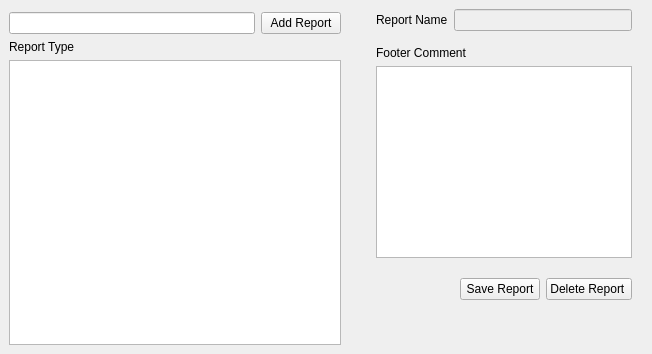
             <widget class="QWidget" name="icpReportType">
              <layout class="QHBoxLayout" name="horizontalLayout_14">
               <property name="leftMargin">
                <number>0</number>
               </property>
               <property name="topMargin">
                <number>0</number>
               </property>
               <property name="rightMargin">
                <number>0</number>
               </property>
               <property name="bottomMargin">
                <number>0</number>
               </property>
               <item>
                <widget class="QWidget" name="icpReports" native="true">
                 <property name="minimumSize">
                  <size>
                   <width>350</width>
                   <height>0</height>
                  </size>
                 </property>
                 <property name="maximumSize">
                  <size>
                   <width>300</width>
                   <height>16777215</height>
                  </size>
                 </property>
                 <property name="styleSheet">
                  <string notr="true"/>
                 </property>
                 <layout class="QVBoxLayout" name="verticalLayout_12">
                  <property name="topMargin">
                   <number>12</number>
                  </property>
                  <item>
                   <widget class="QWidget" name="widget_31" native="true">
                    <property name="minimumSize">
                     <size>
                      <width>0</width>
                      <height>0</height>
                     </size>
                    </property>
                    <layout class="QHBoxLayout" name="horizontalLayout_15">
                     <property name="spacing">
                      <number>-1</number>
                     </property>
                     <property name="leftMargin">
                      <number>0</number>
                     </property>
                     <property name="topMargin">
                      <number>0</number>
                     </property>
                     <property name="rightMargin">
                      <number>0</number>
                     </property>
                     <property name="bottomMargin">
                      <number>0</number>
                     </property>
                     <item>
                      <widget class="QLineEdit" name="reportNameInput">
                       <property name="minimumSize">
                        <size>
                         <width>0</width>
                         <height>0</height>
                        </size>
                       </property>
                      </widget>
                     </item>
                     <item>
                      <widget class="QPushButton" name="addReportBtn">
                       <property name="text">
                        <string>Add Report</string>
                       </property>
                      </widget>
                     </item>
                    </layout>
                   </widget>
                  </item>
                  <item>
                   <widget class="QLabel" name="label_21">
                    <property name="text">
                     <string>Report Type</string>
                    </property>
                   </widget>
                  </item>
                  <item>
                   <widget class="QListWidget" name="reportsList"/>
                  </item>
                 </layout>
                </widget>
               </item>
               <item>
                <widget class="QWidget" name="widget_30" native="true">
                 <property name="styleSheet">
                  <string notr="true">QWidget#widget_32 { 
	border-radius: 10px; 
} </string>
                 </property>
                 <layout class="QHBoxLayout" name="horizontalLayout_16">
                  <property name="leftMargin">
                   <number>0</number>
                  </property>
                  <property name="topMargin">
                   <number>0</number>
                  </property>
                  <property name="rightMargin">
                   <number>0</number>
                  </property>
                  <property name="bottomMargin">
                   <number>0</number>
                  </property>
                  <item>
                   <widget class="QWidget" name="icpReportsOptions" native="true">
                    <property name="maximumSize">
                     <size>
                      <width>16777215</width>
                      <height>16777215</height>
                     </size>
                    </property>
                    <property name="styleSheet">
                     <string notr="true"/>
                    </property>
                    <layout class="QGridLayout" name="gridLayout_10">
                     <property name="leftMargin">
                      <number>20</number>
                     </property>
                     <property name="topMargin">
                      <number>0</number>
                     </property>
                     <property name="rightMargin">
                      <number>20</number>
                     </property>
                     <property name="bottomMargin">
                      <number>0</number>
                     </property>
                     <item row="3" column="0">
                      <widget class="QWidget" name="widget_57" native="true">
                       <property name="minimumSize">
                        <size>
                         <width>0</width>
                         <height>50</height>
                        </size>
                       </property>
                       <layout class="QHBoxLayout" name="horizontalLayout_40">
                        <property name="leftMargin">
                         <number>0</number>
                        </property>
                        <property name="topMargin">
                         <number>0</number>
                        </property>
                        <property name="rightMargin">
                         <number>0</number>
                        </property>
                        <property name="bottomMargin">
                         <number>0</number>
                        </property>
                        <item>
                         <spacer name="horizontalSpacer_18">
                          <property name="orientation">
                           <enum>Qt::Horizontal</enum>
                          </property>
                          <property name="sizeHint" stdset="0">
                           <size>
                            <width>40</width>
                            <height>20</height>
                           </size>
                          </property>
                         </spacer>
                        </item>
                        <item>
                         <widget class="QPushButton" name="saveFooterBtn">
                          <property name="text">
                           <string>Save Report</string>
                          </property>
                         </widget>
                        </item>
                        <item>
                         <widget class="QPushButton" name="deleteFooterBtn">
                          <property name="text">
                           <string>Delete Report </string>
                          </property>
                         </widget>
                        </item>
                       </layout>
                      </widget>
                     </item>
                     <item row="0" column="0">
                      <widget class="QWidget" name="widget_19" native="true">
                       <layout class="QHBoxLayout" name="horizontalLayout_26">
                        <property name="leftMargin">
                         <number>0</number>
                        </property>
                        <property name="rightMargin">
                         <number>0</number>
                        </property>
                        <item>
                         <widget class="QLabel" name="label_56">
                          <property name="text">
                           <string>Report Name</string>
                          </property>
                         </widget>
                        </item>
                        <item>
                         <widget class="QLineEdit" name="icpReportNameLabel">
                          <property name="enabled">
                           <bool>false</bool>
                          </property>
                          <property name="maximumSize">
                           <size>
                            <width>16777215</width>
                            <height>16777215</height>
                           </size>
                          </property>
                         </widget>
                        </item>
                       </layout>
                      </widget>
                     </item>
                     <item row="1" column="0">
                      <widget class="QLabel" name="label_49">
                       <property name="text">
                        <string>Footer Comment </string>
                       </property>
                      </widget>
                     </item>
                     <item row="2" column="0">
                      <widget class="QTextEdit" name="footerComments">
                       <property name="maximumSize">
                        <size>
                         <width>16777215</width>
                         <height>16777215</height>
                        </size>
                       </property>
                       <property name="autoFillBackground">
                        <bool>false</bool>
                       </property>
                       <property name="html">
                        <string>&lt;!DOCTYPE HTML PUBLIC &quot;-//W3C//DTD HTML 4.0//EN&quot; &quot;http://www.w3.org/TR/REC-html40/strict.dtd&quot;&gt;
&lt;html&gt;&lt;head&gt;&lt;meta name=&quot;qrichtext&quot; content=&quot;1&quot; /&gt;&lt;style type=&quot;text/css&quot;&gt;
p, li { white-space: pre-wrap; }
&lt;/style&gt;&lt;/head&gt;&lt;body style=&quot; font-family:'.AppleSystemUIFont'; font-size:13pt; font-weight:400; font-style:normal;&quot;&gt;
&lt;p style=&quot;-qt-paragraph-type:empty; margin-top:0px; margin-bottom:0px; margin-left:0px; margin-right:0px; -qt-block-indent:0; text-indent:0px;&quot;&gt;&lt;br /&gt;&lt;/p&gt;&lt;/body&gt;&lt;/html&gt;</string>
                       </property>
                      </widget>
                     </item>
                     <item row="6" column="0">
                      <spacer name="verticalSpacer_7">
                       <property name="orientation">
                        <enum>Qt::Vertical</enum>
                       </property>
                       <property name="sizeHint" stdset="0">
                        <size>
                         <width>20</width>
                         <height>40</height>
                        </size>
                       </property>
                      </spacer>
                     </item>
                    </layout>
                   </widget>
                  </item>
                 </layout>
                </widget>
               </item>
              </layout>
             </widget>
